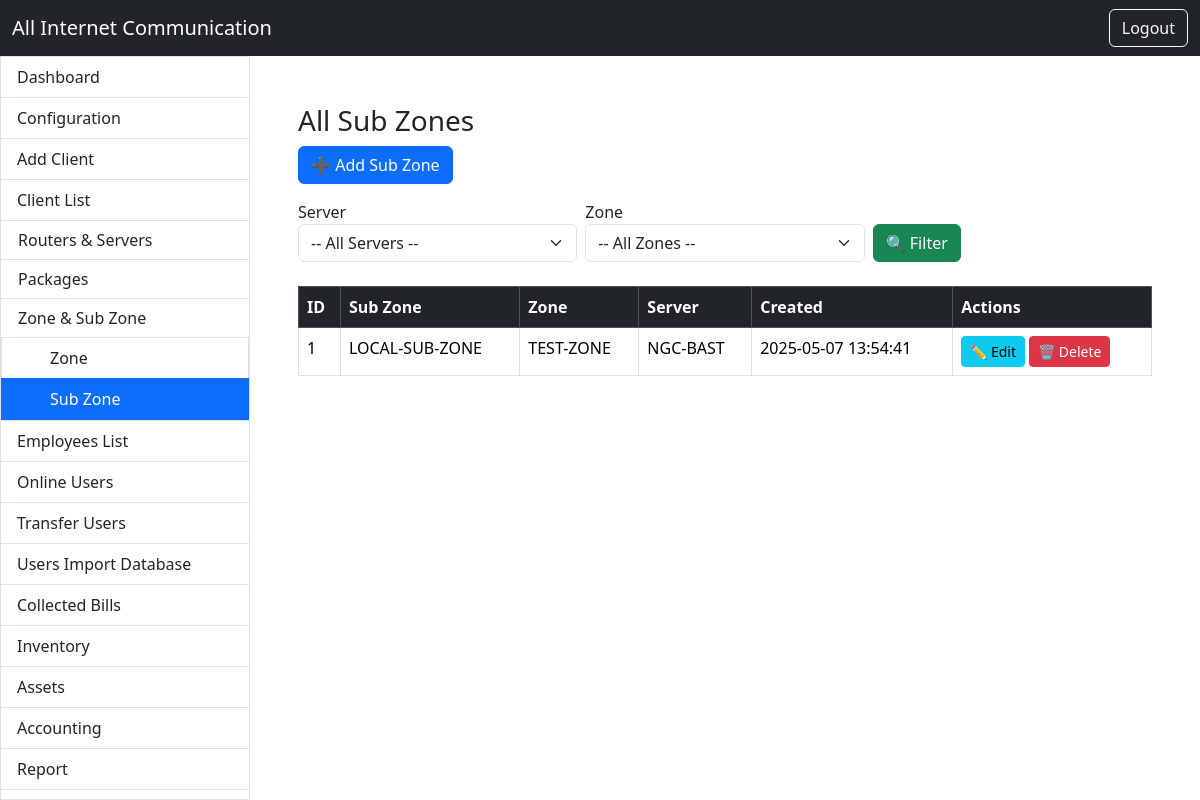
The page /network/list_subzones.php (signed in) on the database its author committed.
### tables this page shows
CREATE TABLE `subzones` (
  `id` int NOT NULL,
  `subzone_name` varchar(255) NOT NULL,
  `zone_id` int NOT NULL,
  `created_at` timestamp NULL DEFAULT CURRENT_TIMESTAMP
);

CREATE TABLE `zones` (
  `id` int NOT NULL,
  `zone_name` varchar(255) NOT NULL,
  `server_id` int NOT NULL,
  `created_at` timestamp NULL DEFAULT CURRENT_TIMESTAMP
);

CREATE TABLE `servers` (
  `id` int NOT NULL,
  `server_name` varchar(255) NOT NULL,
  `router_id` int NOT NULL,
  `created_at` timestamp NULL DEFAULT CURRENT_TIMESTAMP
);

### network/list_subzones.php (the view, shortened to what this page needs)
<?php
$role = $_SESSION['role'] ?? 'guest';
require_once '../includes/db.php';
require_once '../includes/header.php';
require_once '../includes/sidebar.php';
$where = [];
$where_sql = count($where) ? 'WHERE ' . implode(' AND ', $where) : '';
$sql = "
    SELECT sz.id, sz.subzone_name, z.zone_name, s.server_name, sz.created_at
    FROM subzones sz
    JOIN zones z ON sz.zone_id = z.id
    JOIN servers s ON z.server_id = s.id
    $where_sql
    ORDER BY sz.id DESC
";
$result = $conn->query($sql);
?>
<div class="container p-4">
    <h3>All Sub Zones</h3>
    <?php if($role !=='support') :?>
    <a href="add_sub_zone.php" class="btn btn-primary mb-3">➕ Add Sub Zone</a>
    <?php endif; ?>
    <form method="GET" class="row g-2 mb-4">
        <div class="col-md-4">
            <label>Server</label>
            <select name="server_id" id="serverSelect" class="form-select">
                <option value="">-- All Servers --</option>
            </select>
        </div>
        <div class="col-md-4">
            <label>Zone</label>
            <select name="zone_id" id="zoneSelect" class="form-select">
                <option value="">-- All Zones --</option>
            </select>
        </div>
        <div class="col-md-4 d-flex align-items-end">
            <button class="btn btn-success">🔍 Filter</button>
        </div>
    </form>
    <table class="table table-bordered">
        <thead class="table-dark">
        <tr>
            <th>ID</th>
            <th>Sub Zone</th>
            <th>Zone</th>
            <th>Server</th>
            <th>Created</th>
            <th>Actions</th>
        </tr>
        </thead>
        <tbody>
        <?php while($row = $result->fetch_assoc()): ?>
            <tr>
                <td><?= $row['id'] ?></td>
                <td><?= htmlspecialchars($row['subzone_name']) ?></td>
                <td><?= htmlspecialchars($row['zone_name']) ?></td>
                <td><?= htmlspecialchars($row['server_name']) ?></td>
                <td><?= $row['created_at'] ?></td>
                <td>
                    <?php if ($role === 'admin'): ?>
                        <a href="#" class="btn btn-info btn-sm" onclick="submitPost('edit_sub_zone.php', { id: '<?= $row['id'] ?>' })">✏️ Edit</a>
                        <a href="#" class="btn btn-danger btn-sm" onclick="if(confirm('Are you sure?')) submitPost('delete_sub_zone.php', { id: '<?= $row['id'] ?>' })">🗑️ Delete</a>
                    <?php else: ?>
                        <a href="#" class="btn btn-info btn-sm disabled">Edit</a>
                        <a href="#" class="btn btn-danger btn-sm disabled">Delete</a>
                    <?php endif; ?>
                </td>
            </tr>
        <?php endwhile; ?>
        </tbody>
    </table>
</div>
<?php require_once '../includes/footer.php'; ?>

### rows shown on the page
subzones: id "1", subzone_name "LOCAL-SUB-ZONE", zone.zone_name "TEST-ZONE", servers.server_name "NGC-BAST", created_at "2025-05-07 13:54:41"
